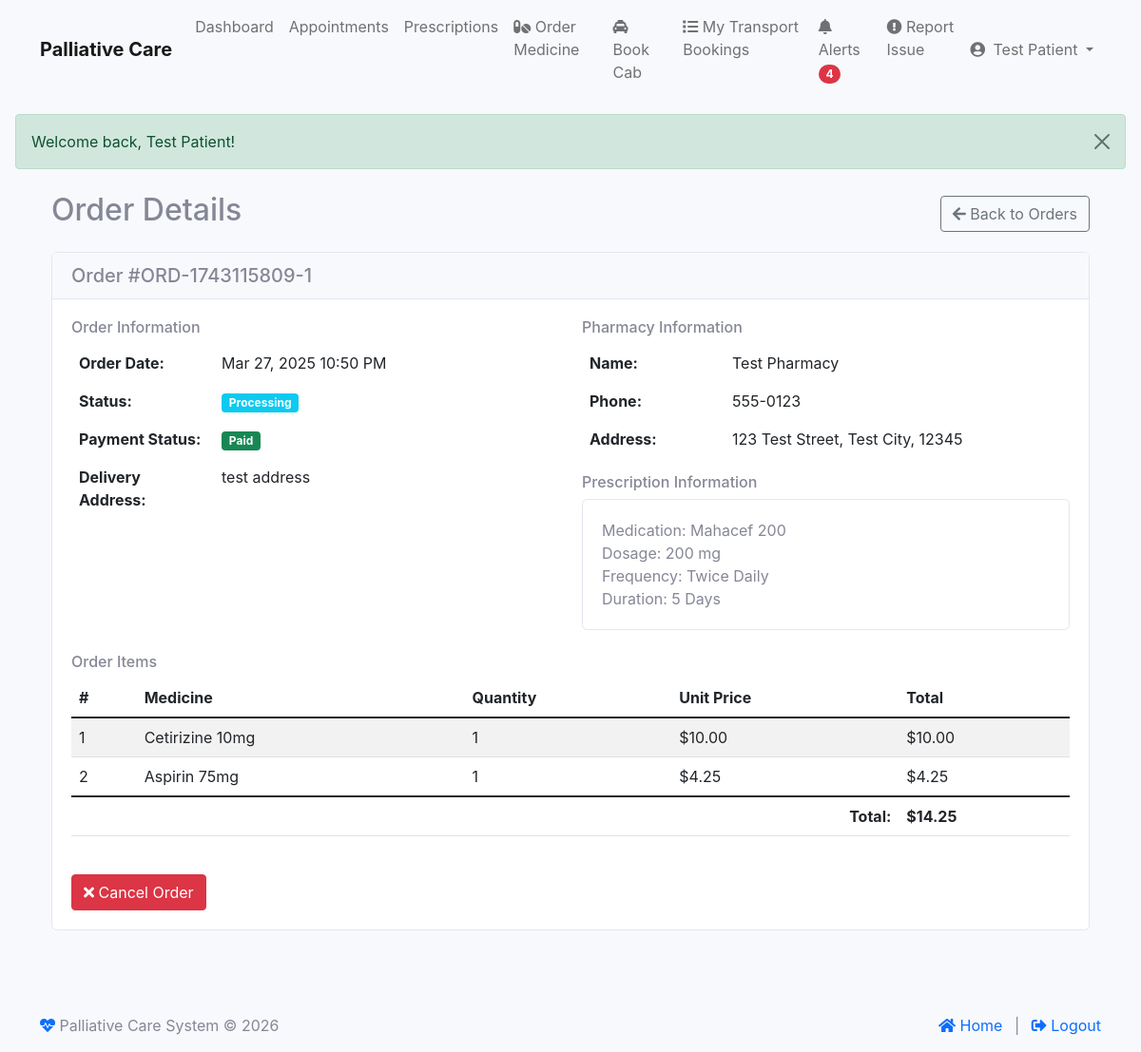
The page /index.php?module=patient&action=view_medicine_order&id=10 (signed in) on the database its author committed.
### tables this page shows
CREATE TABLE IF NOT EXISTS `medicine_orders` (
  `id` int NOT NULL AUTO_INCREMENT,
  `patient_id` int NOT NULL,
  `pharmacy_id` int NOT NULL,
  `prescription_id` int DEFAULT NULL,
  `order_number` varchar(50) DEFAULT NULL,
  `total_amount` decimal(10,2) NOT NULL,
  `payment_status` enum('pending','paid','failed','refunded') DEFAULT 'pending',
  `order_status` enum('pending','processing','shipped','delivered','cancelled') DEFAULT 'pending',
  `delivery_address` text,
  `notes` text,
  `delivery_notes` text,
  `created_at` timestamp NULL DEFAULT CURRENT_TIMESTAMP,
  `updated_at` timestamp NULL DEFAULT CURRENT_TIMESTAMP ON UPDATE CURRENT_TIMESTAMP,
  PRIMARY KEY (`id`),
  UNIQUE KEY `order_number` (`order_number`),
  KEY `patient_id` (`patient_id`),
  KEY `prescription_id` (`prescription_id`),
  KEY `idx_pharmacy_order_status` (`pharmacy_id`,`order_status`)
);

CREATE TABLE IF NOT EXISTS `pharmacies` (
  `id` int NOT NULL AUTO_INCREMENT,
  `user_id` int NOT NULL,
  `service_provider_id` int DEFAULT NULL,
  `name` varchar(255) NOT NULL,
  `email` varchar(255) NOT NULL,
  `phone` varchar(20) DEFAULT NULL,
  `address` text,
  `license_number` varchar(50) DEFAULT NULL,
  `operating_hours` varchar(255) DEFAULT NULL,
  `delivery_available` tinyint(1) DEFAULT '1',
  `status` enum('active','inactive','suspended') DEFAULT 'active',
  `created_at` timestamp NULL DEFAULT CURRENT_TIMESTAMP,
  `updated_at` timestamp NULL DEFAULT CURRENT_TIMESTAMP ON UPDATE CURRENT_TIMESTAMP,
  PRIMARY KEY (`id`),
  UNIQUE KEY `user_id` (`user_id`),
  UNIQUE KEY `email` (`email`),
  UNIQUE KEY `license_number` (`license_number`),
  KEY `service_provider_id` (`service_provider_id`)
);

CREATE TABLE IF NOT EXISTS `prescriptions` (
  `id` int NOT NULL AUTO_INCREMENT,
  `patient_id` int NOT NULL,
  `doctor_id` int NOT NULL,
  `diagnosis` text,
  `notes` text,
  `created_at` timestamp NULL DEFAULT CURRENT_TIMESTAMP,
  `updated_at` timestamp NULL DEFAULT CURRENT_TIMESTAMP ON UPDATE CURRENT_TIMESTAMP,
  PRIMARY KEY (`id`),
  KEY `patient_id` (`patient_id`),
  KEY `doctor_id` (`doctor_id`)
);

CREATE TABLE IF NOT EXISTS `medicine_order_items` (
  `id` int NOT NULL AUTO_INCREMENT,
  `order_id` int NOT NULL,
  `medicine_id` int DEFAULT NULL,
  `quantity` int NOT NULL,
  `unit_price` decimal(10,2) NOT NULL,
  `total_price` decimal(10,2) NOT NULL,
  `created_at` timestamp NULL DEFAULT CURRENT_TIMESTAMP,
  `medicine_name` varchar(255) DEFAULT NULL,
  PRIMARY KEY (`id`),
  KEY `idx_order_items` (`order_id`,`medicine_id`),
  KEY `medicine_order_items_ibfk_2` (`medicine_id`)
);

### modules/base_controller.php (called while the page is built, shortened)
<?php
class BaseController {
    public function __construct() {
        require_once __DIR__ . '/../classes/Database.php';
        $this->db = Database::getInstance();
    }
    protected function render($view, $data = []) {
        extract($data);
        $view_file = "modules/" . strtolower(str_replace("Controller", "", get_class($this))) . "/views/{$view}.php";
        include $view_file;
    }
}

### modules/patient/controller.php (called while the page is built, shortened)
<?php
class PatientController extends BaseController {
    protected $patient;
    public function __construct() {
        try {
            $stmt = $this->db->prepare("SELECT * FROM patients WHERE user_id = ?");
            $stmt->execute([$_SESSION['user_id']]);
            $patient = $stmt->fetch(PDO::FETCH_ASSOC);
            $this->patient = $patient;
        } catch (PDOException $e) {
            error_log("Error in PatientController constructor: " . $e->getMessage());
            session_destroy();
            $_SESSION['error'] = "An error occurred. Please try again later.";
            header("Location: " . SITE_URL . "index.php?module=auth&action=login&type=patient");
            exit;
        }
    }
    public function view_medicine_order() {
        try {
            $order_id = intval($_GET['id'] ?? 0);
            $stmt = $this->db->prepare("
                SELECT mo.*, p.name as pharmacy_name, p.phone as pharmacy_phone,
                       p.address as pharmacy_address, pr.diagnosis as prescription_diagnosis
                FROM medicine_orders mo
                JOIN pharmacies p ON mo.pharmacy_id = p.id
                LEFT JOIN prescriptions pr ON mo.prescription_id = pr.id
                WHERE mo.id = ? AND mo.patient_id = ?
            ");
            $stmt->execute([$order_id, $this->patient['id']]);
            $order = $stmt->fetch(PDO::FETCH_ASSOC);
            $stmt = $this->db->prepare("
                SELECT * FROM medicine_order_items
                WHERE order_id = ?
            ");
            $stmt->execute([$order_id]);
            $items = $stmt->fetchAll(PDO::FETCH_ASSOC);
            $this->render('view_medicine_order', [
                'page_title' => 'Order Details',
                'order' => $order,
                'items' => $items
            ]);
        } catch (Exception $e) {
            $this->logError("Error loading order details: " . $e->getMessage());
            $_SESSION['error'] = "Error loading order details";
            $this->redirect('index.php?module=patient&action=order_medicine');
        }
    }
}

### classes/Database.php (called while the page is built, shortened)
<?php
class Database {
    private static $instance = null;
    private function __construct() {
        try {
            $dsn = "mysql:host=" . DB_HOST . ";dbname=" . DB_NAME . ";charset=utf8mb4";
            $options = [
                PDO::ATTR_ERRMODE => PDO::ERRMODE_EXCEPTION,
                PDO::ATTR_DEFAULT_FETCH_MODE => PDO::FETCH_ASSOC,
                PDO::ATTR_EMULATE_PREPARES => false,
                PDO::MYSQL_ATTR_INIT_COMMAND => "SET NAMES utf8mb4 COLLATE utf8mb4_unicode_ci"
            ];
            $this->connection = new PDO($dsn, DB_USER, DB_PASS, $options);
        } catch (PDOException $e) {
            error_log("Database connection error: " . $e->getMessage());
            throw new Exception("Could not connect to the database. Please try again later.");
        }
    }
    public static function getInstance() {
        if (self::$instance === null) {
            self::$instance = new self();
        }
        return self::$instance->connection;
    }
}

### modules/patient/views/view_medicine_order.php (the view, shortened to what this page needs)
<?php require_once __DIR__ . '/../../../views/includes/header.php'; ?>
<div class="container mt-4">
    <div class="row">
        <div class="col-md-12">
            <div class="d-flex justify-content-between align-items-center mb-3">
                <h2><?php echo $page_title; ?></h2>
                <a href="index.php?module=patient&action=order_medicine" class="btn btn-outline-secondary">
                    <i class="fas fa-arrow-left"></i> Back to Orders
                </a>
            </div>
            <div class="card mb-4">
                <div class="card-header">
                    <h5 class="mb-0">Order #<?php echo htmlspecialchars($order['order_number']); ?></h5>
                </div>
                <div class="card-body">
                    <div class="row">
                        <div class="col-md-6">
                            <h6>Order Information</h6>
                            <table class="table table-borderless">
                                <tr>
                                    <th style="width: 150px;">Order Date:</th>
                                    <td><?php echo date('M d, Y h:i A', strtotime($order['created_at'])); ?></td>
                                </tr>
                                <tr>
                                    <th>Status:</th>
                                    <td>
                                        <?php if ($order['order_status'] == 'pending'): ?>
                                            <span class="badge bg-warning">Pending</span>
                                        <?php elseif ($order['order_status'] == 'processing'): ?>
                                            <span class="badge bg-info">Processing</span>
                                        <?php elseif ($order['order_status'] == 'shipped'): ?>
                                            <span class="badge bg-primary">Shipped</span>
                                        <?php elseif ($order['order_status'] == 'delivered'): ?>
                                            <span class="badge bg-success">Delivered</span>
                                        <?php elseif ($order['order_status'] == 'cancelled'): ?>
                                            <span class="badge bg-danger">Cancelled</span>
                                        <?php endif; ?>
                                    </td>
                                </tr>
                                <tr>
                                    <th>Payment Status:</th>
                                    <td>
                                        <?php if ($order['payment_status'] == 'pending'): ?>
                                            <span class="badge bg-warning">Pending</span>
                                        <?php elseif ($order['payment_status'] == 'paid'): ?>
                                            <span class="badge bg-success">Paid</span>
                                        <?php elseif ($order['payment_status'] == 'failed'): ?>
                                            <span class="badge bg-danger">Failed</span>
                                        <?php elseif ($order['payment_status'] == 'refunded'): ?>
                                            <span class="badge bg-info">Refunded</span>
                                        <?php endif; ?>
                                    </td>
                                </tr>
                                <?php if (!empty($order['delivery_address'])): ?>
                                <tr>
                                    <th>Delivery Address:</th>
                                    <td><?php echo nl2br(htmlspecialchars($order['delivery_address'])); ?></td>
                                </tr>
                                <?php endif; ?>
                            </table>
                        </div>
                        <div class="col-md-6">
                            <h6>Pharmacy Information</h6>
                            <table class="table table-borderless">
                                <tr>
                                    <th style="width: 150px;">Name:</th>
                                    <td><?php echo htmlspecialchars($order['pharmacy_name']); ?></td>
                                </tr>
                                <tr>
                                    <th>Phone:</th>
                                    <td><?php echo htmlspecialchars($order['pharmacy_phone'] ?? 'N/A'); ?></td>
                                </tr>
                                <tr>
                                    <th>Address:</th>
                                    <td><?php echo htmlspecialchars($order['pharmacy_address'] ?? 'N/A'); ?></td>
                                </tr>
                            </table>
                            <?php if (!empty($order['prescription_diagnosis'])): ?>
                            <h6 class="mt-3">Prescription Information</h6>
                            <div class="card">
                                <div class="card-body">
                                    <?php echo nl2br(htmlspecialchars($order['prescription_diagnosis'])); ?>
                                </div>
                            </div>
                            <?php endif; ?>
                        </div>
                    </div>
                    <h6 class="mt-4">Order Items</h6>
                    <?php if (empty($items)): ?>
                        <div class="alert alert-info">No items found for this order.</div>
                    <?php else: ?>
                        <div class="table-responsive">
                            <table class="table table-striped">
                                <thead>
                                    <tr>
                                        <th>#</th>
                                        <th>Medicine</th>
                                        <th>Quantity</th>
                                        <th>Unit Price</th>
                                        <th>Total</th>
                                    </tr>
                                </thead>
                                <tbody>
                                    <?php foreach ($items as $index => $item): ?>
                                        <tr>
                                            <td><?php echo $index + 1; ?></td>
                                            <td><?php echo htmlspecialchars($item['medicine_name'] ?? 'Medicine #' . $item['medicine_id']); ?></td>
                                            <td><?php echo $item['quantity']; ?></td>
                                            <td>$<?php echo number_format($item['unit_price'], 2); ?></td>
                                            <td>$<?php echo number_format($item['total_price'], 2); ?></td>
                                        </tr>
                                    <?php endforeach; ?>
                                </tbody>
                                <tfoot>
                                    <tr>
                                        <th colspan="4" class="text-end">Total:</th>
                                        <th>$<?php echo number_format($order['total_amount'], 2); ?></th>
                                    </tr>
                                </tfoot>
                            </table>
                        </div>
                    <?php endif; ?>
                    <?php if (in_array($order['order_status'], ['pending', 'processing'])): ?>
                        <div class="mt-4">
                            <a href="index.php?module=patient&action=cancel_medicine_order&id=<?php echo $order['id']; ?>"
                               class="btn btn-danger"
                               onclick="return confirm('Are you sure you want to cancel this order?');">
                                <i class="fas fa-times"></i> Cancel Order
                            </a>
                        </div>
                    <?php endif; ?>
                </div>
            </div>
        </div>
    </div>
</div>
<?php require_once __DIR__ . '/../../../views/includes/footer.php'; ?>

### assets/css/patient.css (style rules this page uses)
body { background-color: #f8f9fc !important; }

### views/includes/header.php (style rules this page uses)
.card { transition: transform 0.2s; }

### rows shown on the page
medicine_orders: order_number "ORD-1743115809-1", created_at "Mar 27, 2025 10:50 PM", delivery_address "test address", pharmacy.name "Test Pharmacy", pharmacy.phone "555-0123", pharmacy.address "123 Test Street, Test City, 12345", prescription.diagnosis "Medication: Mahacef 200 Dosage: 200 mg Frequency: Twice Daily Duration: 5 Days", total_amount "14.25"
medicine_order_items: medicine_name "Cetirizine 10mg", quantity "1", unit_price "10.00", total_price "10.00"
medicine_order_items: medicine_name "Aspirin 75mg", quantity "1", unit_price "4.25", total_price "4.25"

### other values the page prints
$unread_count "4"
$_SESSION['name'] "Test Patient"
$_SESSION['success'] "Welcome back, Test Patient!"
$page_title "Order Details"
